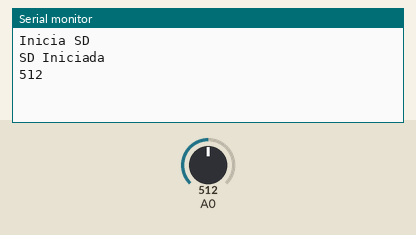
This sketch was run on a simulated Arduino Uno, built with avr-gcc and run on an emulated ATmega328P. On the bench: the last lines printed to the serial monitor. The inputs (shaded band) are chosen by the test bench; at power-on: A0 = 512. Storage starts empty.

Above: at 2.2 s.
2.3 s: A0 set to 716
At 12.0 s:
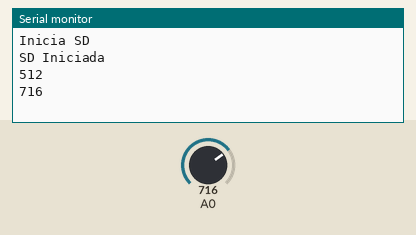
12.3 s: A0 set to 900
At 21.4 s:
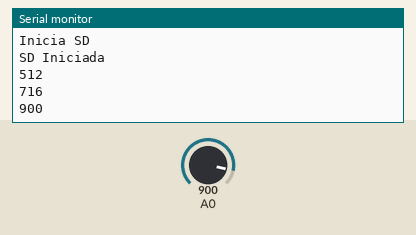

The sketch:

CURSO_HUMEDADSUELO_DATALOG_TEST.ino
```cpp
/*
  LECTURA DEL SENSOR DE HUMEDAD EN EL SUELO CADA 10 SEG
  APTO PARA MOSTRAR POR LA CONSOLA GRAFICA
  DATALOG SOBRE SD

    SD card attached to SPI bus as follows:
 ** MOSI - pin 11 on Arduino Uno
 ** MISO - pin 12 on Arduino Uno
 ** CLK - pin 13 on Arduino Uno
 ** CS - depends on your SD card shield or module.
     Pin 4 used here for consistency with other Arduino examples

*/

#include <SPI.h>
#include <SD.h>

const int chipSelect = 4;

void setup() {

  // initialize serial communications at 9600 bps:
  Serial.begin(9600);

  Serial.println("Inicia SD");

  // see if the card is present and can be initialized:
  if (!SD.begin(chipSelect)) {
    Serial.println("ERROR en SD o SD no presente. Programa detenido");
    // don't do anything more:
    digitalWrite(13, HIGH);
    return;
  }
  Serial.println("SD Iniciada");

  // open the file. note that only one file can be open at a time,
  // so you have to close this one before opening another.
  File dataFile = SD.open("datalog.txt", FILE_WRITE);

  // if the file is available, write to it:
  if (dataFile) {

    //guarda en el archivo el inicio de la captura
    dataFile.println("INICIA CAPTURA");

    dataFile.close();

  }
  // if the file isn't open, pop up an error:
  else {

    Serial.println("ERROR en datalog.txt");

  }

  delay(1000);
}

void loop() {

  // read the analog in value:
  String dataString = "";
  int sensorHumedadSuelo = analogRead(A0);
  // map a un rango de salida
  //int sensorEscalado = map(sensorHumedadSuelo, 0, 1023, 0, 100);
  dataString = String(sensorHumedadSuelo);

  // open the file. note that only one file can be open at a time,
  // so you have to close this one before opening another.
  File dataFile = SD.open("datalog.txt", FILE_WRITE);

  // if the file is available, write to it:
  if (dataFile) {

    dataFile.println(dataString);

    dataFile.close();

    // print to the serial port too:
    Serial.println(sensorHumedadSuelo);

  }
  // if the file isn't open, pop up an error:
  else {

    Serial.println("ERROR en datalog.txt");

  }

  delay(10000);
}
```

Measured:
- after the input at 2.3 s, the serial monitor: prints a new line after 8.8 s (image 1)
- after the input at 12.3 s, the serial monitor: prints a new line after 8.8 s (image 2)
